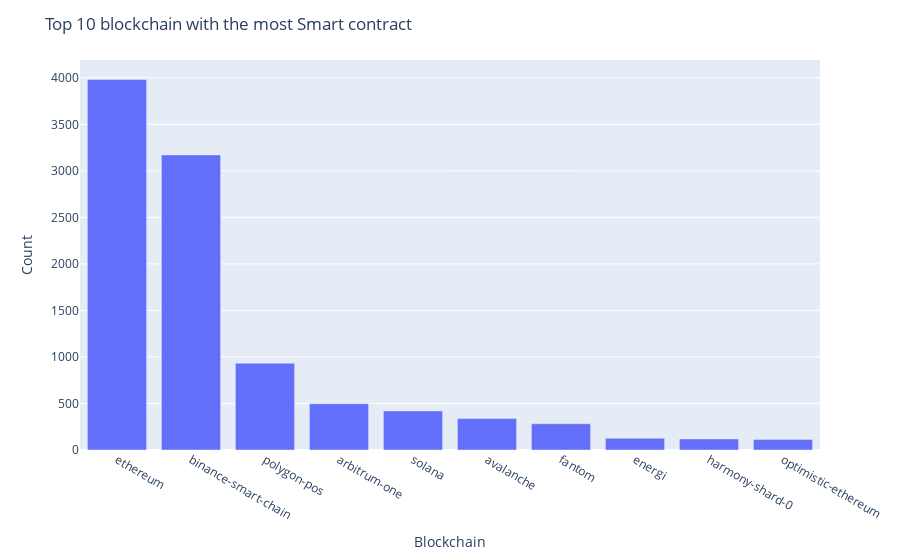

Notebook code cell kept with this figure:
### Markdown cell above
### Which Blockchain network has the most smart contracts?

### Code cell
counts = df.eq(1).sum()

# sort the counts in descending order and select the top 10 columns
sorted_counts = counts.sort_values(ascending=False)[:10]
fig = px.bar(sorted_counts, x=sorted_counts.index, y=sorted_counts.values)
fig.update_layout(title='Top 10 blockchain with the most Smart contract', xaxis_title='Blockchain', yaxis_title='Count')
fig.show()

### Figure 1 — Plotly figure (JSON) as saved in the notebook; plotly's stock layout.template omitted (floating-point values rounded to 4 significant figures)
{"data": [{"alignmentgroup": "True", "hovertemplate": "index=%{x}<br>y=%{y}<extra></extra>", "legendgroup": "", "marker": {"color": "#636efa", "pattern": {"shape": ""}}, "name": "", "offsetgroup": "", "orientation": "v", "showlegend": false, "textposition": "auto", "type": "bar", "x": ["ethereum", "binance-smart-chain", "polygon-pos", "arbitrum-one", "solana", "avalanche", "fantom", "energi", "harmony-shard-0", "optimistic-ethereum"], "xaxis": "x", "y": [3982, 3171, 932, 497, 420, 338, 282, 126, 119, 114], "yaxis": "y"}], "layout": {"barmode": "relative", "legend": {"tracegroupgap": 0}, "margin": {"t": 60}, "title": {"text": "Top 10 blockchain with the most Smart contract"}, "xaxis": {"anchor": "y", "domain": [0, 1], "title": {"text": "Blockchain"}}, "yaxis": {"anchor": "x", "domain": [0, 1], "title": {"text": "Count"}}}}
